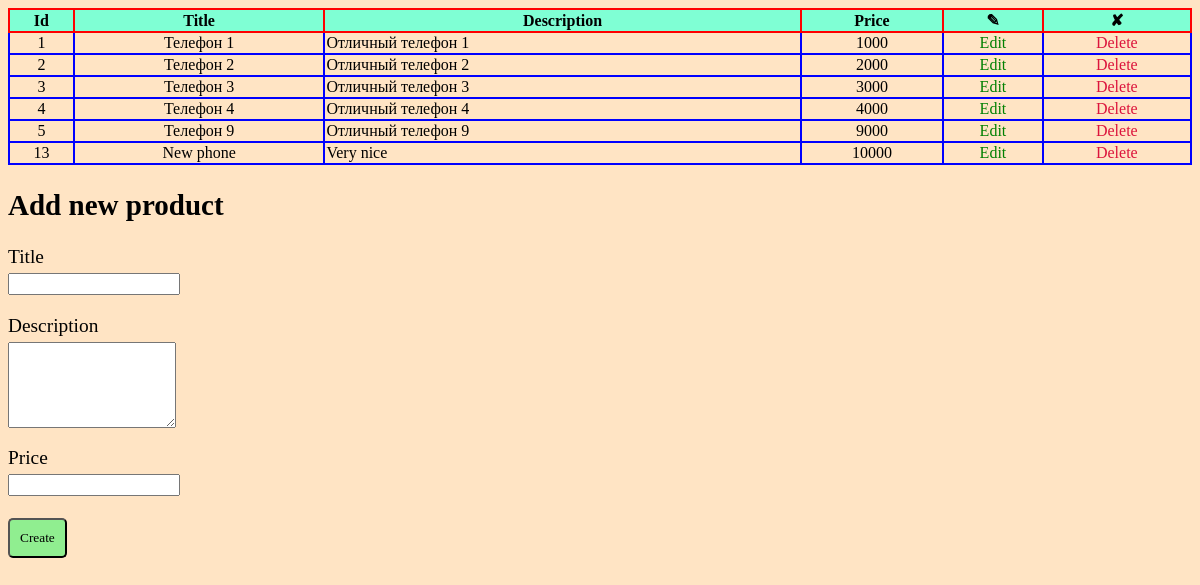
The page / on the database its author committed.
### tables this page shows
CREATE TABLE `products` (
  `id` int NOT NULL COMMENT 'This is id',
  `title` varchar(100) DEFAULT NULL COMMENT 'This is title',
  `description` text COMMENT 'This is description',
  `price` int DEFAULT NULL COMMENT 'This is price'
);

### index.php (the view, shortened to what this page needs)
<?php
$products = mysqli_query($GLOBALS['connect'], "SELECT * FROM `products`");
$products = mysqli_fetch_all($products);
?>
<!doctype html>
<html lang="en">
<head>
    <link rel="stylesheet" href="styles/style.css">
    <link rel="stylesheet" href="styles/styleAdd.css">
</head>
<body>
<table>
    <thead>
    <tr>
        <th>Id</th>
        <th>Title</th>
        <th>Description</th>
        <th>Price</th>
        <th>&#9998;</th>
        <th>&#10008;</th>
    </tr>
    </thead>
    <tbody>
    <?php foreach ($products as $product): ?>
        <tr>
            <td><?= $product[0] ?></td>
            <td><?= $product[1] ?></td>
            <td class="description"><?= $product[2] ?></td>
            <td><?= $product[3] ?></td>
            <td class="edit"><a href="php/edit.php?id=<?= $product[0] ?>">Edit</a></td>
            <td class="delete"><a href="php/delete.php?id=<?= $product[0] ?>">Delete</a></td>
        </tr>
    <?php endforeach; ?>
    </tbody>
</table>
<h2>Add new product</h2>
<form action="php/create.php" method="post">
    <p>Title</p>
    <input type="text" name="title">
    <p>Description</p>
    <textarea name="description" cols="20" rows="5"></textarea>
    <p>Price</p>
    <input type="number" name="price"><br><br>
    <button type="submit">Create</button>
</form>
</body>
</html>

### styles/style.css (style rules this page uses)
* { font-family: 'Comic Sans MS' ,cursive; box-sizing: border-box; }
body { background: bisque }
table { border-collapse: collapse; width: 100%; }
thead { background: aquamarine; }
th { border: 2px solid red; }
td { border: 2px solid blue; text-align: center; }
.description { text-align: left; }
.edit a { color: green; text-decoration: none; }
.delete a { color: crimson; text-decoration: none; }
form button { padding: 10px; background: lightgreen; border-radius: 5px; }
form p { margin-bottom: 5px; }

### styles/styleAdd.css (style rules this page uses)
html, body { font-size: 1.1rem; }

### rows shown on the page
products: id "1", title "Телефон 1", description "Отличный телефон 1", price "1000"
products: id "2", title "Телефон 2", description "Отличный телефон 2", price "2000"
products: id "3", title "Телефон 3", description "Отличный телефон 3", price "3000"
products: id "4", title "Телефон 4", description "Отличный телефон 4", price "4000"
products: id "5", title "Телефон 9", description "Отличный телефон 9", price "9000"
products: id "13", title "New phone", description "Very nice", price "10000"
